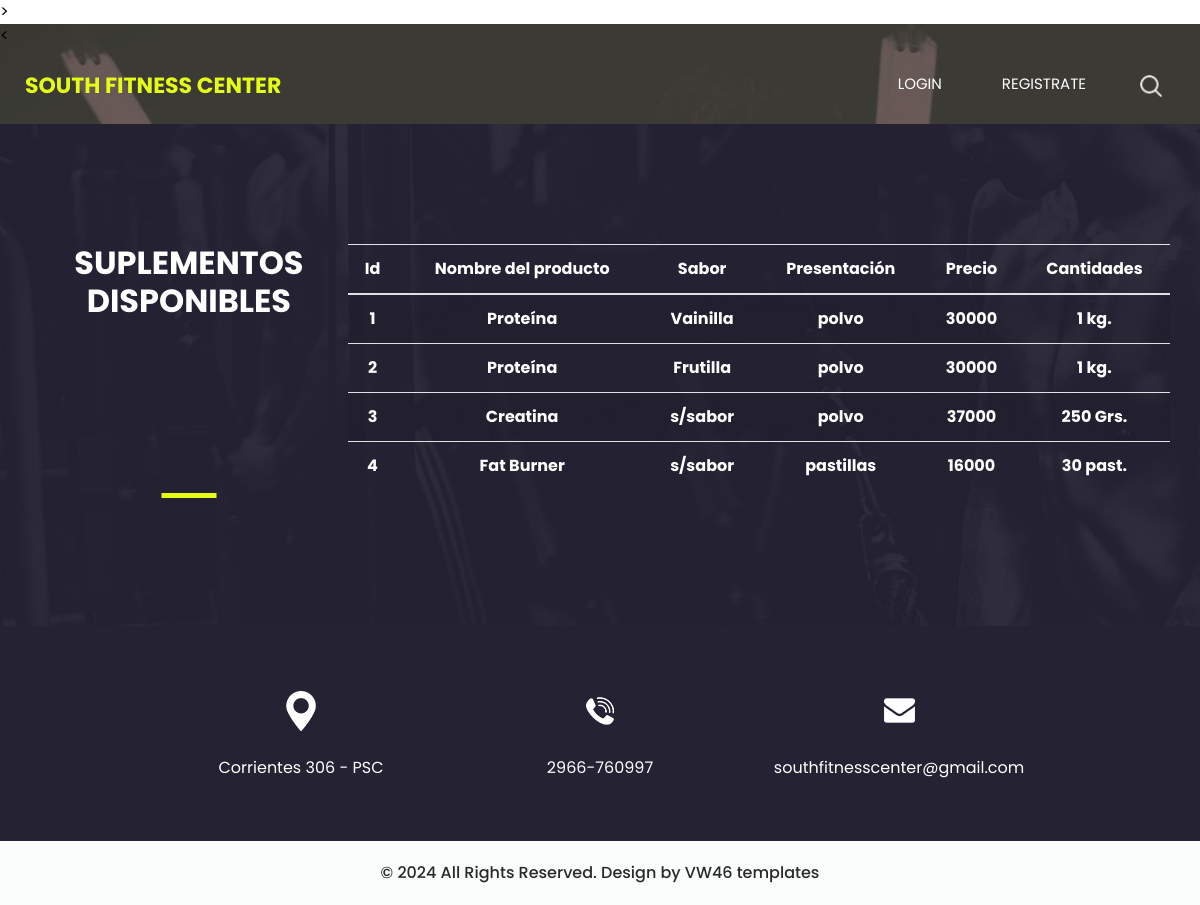
The app's page /suplementos/ with its own data.
### entidades/models.py (models this page shows, shortened)
class Producto(models.Model):
    nombre = models.CharField(max_length=50)
    sabor = models.CharField(max_length=50)
    presentacion = models.CharField(max_length=50)
    precio = models.IntegerField()
    cantidades = models.IntegerField()
    class Meta:
        verbose_name = "Producto"
        verbose_name_plural = "Productos"

### entidades/views.py (the view)
# urls.py: path('suplementos/', suplementos, name="suplementos"),
def suplementos(request):
    contexto = {"suplementos": Producto.objects.all()}
    return render(request, "entidades/suplementos.html", contexto)

### entidades/templates/entidades/suplementos.html
{% extends "entidades/trainer.html" %}
{% block titulo %}
<section class="trainer_section layout_padding">
    <div class="container">
      <div class="heading_container">
        <h2>
            Suplementos disponibles
        </h2>
        <table class="table table-striped">
            <thead>
                <tr>
                    <th>Id</th>
                    <th>Nombre del producto</th>
                    <th>Sabor</th>
                    <th>Presentación</th>
                    <th>Precio</th>
                    <th>Cantidades</th>
                </tr>
            </thead>
            <tbody>
            {% for c in suplementos %}
                <tr>
                    <th>{{ c.id }}</th>
                    <th>{{ c.nombre }}</th>
                    <th>{{ c.sabor }}</th>
                    <th>{{ c.presentacion }}</th>
                    <th>{{ c.precio }}</th>
                    <th>{{ c.cantidades }}</th>
                </tr>
            {% endfor %}
            </tbody>
        </table>
      </div>
    </div class="container">
</section class="trainer_section layout_padding">
{% endblock titulo %}

### entidades/templates/entidades/trainer.html (shortened to what this page needs)
<!DOCTYPE html>
<html>
<head>
  {% load static %}
  <link rel="stylesheet" type="text/css" href="https://cdnjs.cloudflare.com/ajax/libs/OwlCarousel2/2.3.4/assets/owl.carousel.min.css" />
  <link rel="stylesheet" type="text/css" href="{% static 'css/bootstrap.css' %}" />
  <link href="{% static 'css/style.css' %}" rel="stylesheet" />
  <link href="{% static 'css/responsive.css' %}" rel="stylesheet" />
</head>>
<body class="sub_page">
  <div class="hero_area">
    <<header class="header_section">
      <div class="container-fluid">
        <nav class="navbar navbar-expand-lg custom_nav-container ">
          <a class="navbar-brand" href="index.html">
            <span>
              South Fitness Center
            </span>
          </a>
          <div class="collapse navbar-collapse" id="navbarSupportedContent">
            <div class="d-flex ml-auto flex-column flex-lg-row align-items-center">
              <ul class="navbar-nav  ">
                {% if user.is_authenticated %}
                <li class="nav-item active">
                  <a class="nav-link" href="{% url 'home' %}">Inicio <span class="sr-only">(current)</span></a>
                </li>
                <li class="nav-item ">
                  <a class="nav-link" href="{% url 'why' %}"> Porque elegirnos </a>
                </li>
                </li>
                <li class="nav-item">
                  <a class="nav-link" href="{% url 'trainer' %}"> Suplementos</a>
                </li>
                <li class="nav-item">
                  <a class="nav-link" href="{% url 'entrenadores' %}"> Entrenadores</a>
                </li>
                <li class="nav-item">
                  <a class="nav-link" href="{% url 'membresias' %}"> Planes</a>
                </li>
                <li class="nav-item">
                  <p style="color:#E5FC16"> [{{user.first_name}} {{user.last_name}}] </p>
                </li>
                <div class="text-center">
                  <a href= "{% url 'agregar_avatar' %}"><img src="{{ request.session.avatar }}" height="40px" weight="40px" alt="mi foto"></a>
                </div>
                <form method="post" action="{% url 'logout' %}">
                  {% csrf_token %}
                  <button type="submit" class="nav-link bg-danger ms-2">Logout</button>
                </form>
                <li class="nav-item">
                  <a class="nav-link" href="{% url 'perfil' %}"> Perfil</a>
                </li>
                {% else %}
                <li class="nav-item">
                  <a class="nav-link" href="{% url 'login' %}"> Login</a>
                </li>
                <li class="nav-item">
                  <a class="nav-link" href="{% url 'registro' %}"> Registrate</a>
                </li>
                {% endif %}
              </ul>
              <div class="user_option">
                <form class="form-inline my-2 my-lg-0 ml-0 ml-lg-4 mb-3 mb-lg-0">
                  <button class="btn  my-2 my-sm-0 nav_search-btn" type="submit"></button>
                </form>
              </div>
            </div>
          </div>
        </nav>
      </div>
    </header>
  </div>
  {% block titulo %}{% endblock titulo %}
   <section class="info_section layout_padding2">
    <div class="container">
      <div class="info_items">
        <a href="">
          <div class="item ">
            <div class="img-box box-1">
            </div>
            <div class="detail-box">
              <p>
                Corrientes 306 - PSC
              </p>
            </div>
          </div>
        </a>
        <a href="">
          <div class="item ">
            <div class="img-box box-2">
            </div>
            <div class="detail-box">
              <p>
                2966-760997
              </p>
            </div>
          </div>
        </a>
        <a href="">
          <div class="item ">
            <div class="img-box box-3">
            </div>
            <div class="detail-box">
              <p>
                southfitnesscenter@gmail.com
              </p>
            </div>
          </div>
        </a>
      </div>
    </div>
  </section>
  <footer class="container-fluid footer_section">
    <p>
      &copy; 2024 All Rights Reserved. Design by
      <a href="https://html.design/">VW46 templates</a>
    </p>
  </footer>
</body>
</html>

### entidades/static/css/style.css (style rules this page uses)
body { font-family: 'Poppins', sans-serif; color: #000000; background-color: #ffffff; }
.layout_padding { padding-top: 120px; padding-bottom: 120px; }
.layout_padding2 { padding-top: 45px; padding-bottom: 45px; }
.heading_container { display: -webkit-box; display: -ms-flexbox; display: flex; -webkit-box-pack: center; -ms-flex-pack: center; justify-content: center; text-align: center; }
.heading_container h2 { font-weight: bold; position: relative; padding-bottom: 5px; text-transform: uppercase; }
.heading_container h2::before { content: ""; position: absolute; bottom: 0; left: 50%; width: 55px; height: 5px; background-color: #e5fc16; -webkit-transform: translateX(-50%); transform: translateX(-50%); }
.hero_area { height: 100vh; display: -webkit-box; display: -ms-flexbox; display: flex; -webkit-box-orient: vertical; -webkit-box-direction: normal; -ms-flex-direction: column; flex-direction: column; background-image: url(../images/hero-bg.jpg); background-size: cover; background-attachment: fixed; }
.sub_page .hero_area { height: auto; }
.header_section .container-fluid { padding-right: 25px; padding-left: 25px; }
.custom_nav-container.navbar-expand-lg .navbar-nav .nav-item .nav-link { margin: 10px 30px; padding: 0; padding-bottom: 3px; color: #ffffff; text-align: center; position: relative; text-transform: uppercase; font-size: 15px; }
.custom_nav-container.navbar-expand-lg .navbar-nav .nav-item .nav-link::after { display: none; content: ""; position: absolute; left: 0; bottom: 0; width: 100%; height: 3px; border-radius: 5px; background-color: #ffffff; }
a, a:hover, a:focus { text-decoration: none; }
.btn, .btn:focus { outline: none !important; -webkit-box-shadow: none; box-shadow: none; }
.user_option { display: -webkit-box; display: -ms-flexbox; display: flex; -webkit-box-align: center; -ms-flex-align: center; align-items: center; }
.custom_nav-container .nav_search-btn { background-image: url(../images/search-icon.png); background-size: 22px; background-repeat: no-repeat; background-position-y: 7px; width: 35px; height: 35px; padding: 0; border: none; }
.navbar-brand { display: -webkit-box; display: -ms-flexbox; display: flex; -webkit-box-align: center; -ms-flex-align: center; align-items: center; position: relative; }
.navbar-brand span { font-size: 22px; text-transform: uppercase; font-weight: bold; color: #e5fc16; position: relative; z-index: 3; }
.custom_nav-container { z-index: 99999; padding: 15px 0; }
.trainer_section .container .heading_container .table th { color: #ffffff; }
.trainer_section { background-image: url(../images/trainer-bg.jpg); background-size: cover; background-attachment: fixed; color: #ffffff; }
.info_section { background-color: #252233; }
.info_items { width: 70%; margin: 0 auto; display: -webkit-box; display: -ms-flexbox; display: flex; -webkit-box-pack: justify; -ms-flex-pack: justify; justify-content: space-between; }
.info_items .item { width: 200px; display: -webkit-box; display: -ms-flexbox; display: flex; -webkit-box-orient: vertical; -webkit-box-direction: normal; -ms-flex-direction: column; flex-direction: column; -webkit-box-align: center; -ms-flex-align: center; align-items: center; text-align: center; }
.info_items .item .img-box { width: 80px; height: 80px; border-radius: 100%; background-repeat: no-repeat; background-position: center; }
.info_items .item .detail-box { margin-top: 5px; color: #fff; }
.info_items { position: relative; }
.info_items a { position: relative; }
.info_items .item .img-box.box-1 { background-image: url(../images/location-white.png); }
.info_items .item .img-box.box-2 { background-image: url(../images/telephone-white.png); }
.info_items .item .img-box.box-3 { background-image: url(../images/envelope-white.png); }
.footer_section { background-color: #fbfdfd; padding: 20px; font-weight: 500; }
.footer_section p { color: #292929; margin: 0; text-align: center; }
.footer_section a { color: #292929; }

### entidades/static/css/responsive.css (style rules this page uses)
@media (min-width: 1200px) { .container { max-width: 1170px; } }

### records on screen
Producto: id "1", nombre "Proteína", sabor "Vainilla", presentacion "polvo", precio "30000", cantidades "1 kg."
Producto: id "2", nombre "Proteína", sabor "Frutilla", presentacion "polvo", precio "30000", cantidades "1 kg."
Producto: id "3", nombre "Creatina", sabor "s/sabor", presentacion "polvo", precio "37000", cantidades "250 Grs."
Producto: id "4", nombre "Fat Burner", sabor "s/sabor", presentacion "pastillas", precio "16000", cantidades "30 past."
